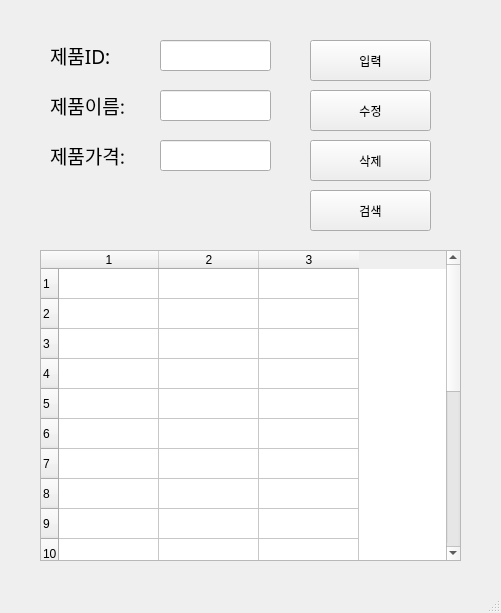
<?xml version="1.0" encoding="UTF-8"?>
<ui version="4.0">
 <class>MainWindow</class>
 <widget class="QMainWindow" name="MainWindow">
  <property name="geometry">
   <rect>
    <x>0</x>
    <y>0</y>
    <width>501</width>
    <height>613</height>
   </rect>
  </property>
  <property name="windowTitle">
   <string>MainWindow</string>
  </property>
  <widget class="QWidget" name="centralwidget">
   <widget class="QLabel" name="label">
    <property name="geometry">
     <rect>
      <x>50</x>
      <y>40</y>
      <width>91</width>
      <height>31</height>
     </rect>
    </property>
    <property name="font">
     <font>
      <family>맑은 고딕</family>
      <pointsize>14</pointsize>
     </font>
    </property>
    <property name="text">
     <string>제품ID:</string>
    </property>
   </widget>
   <widget class="QLabel" name="label_2">
    <property name="geometry">
     <rect>
      <x>50</x>
      <y>90</y>
      <width>101</width>
      <height>31</height>
     </rect>
    </property>
    <property name="font">
     <font>
      <family>맑은 고딕</family>
      <pointsize>14</pointsize>
     </font>
    </property>
    <property name="text">
     <string>제품이름:</string>
    </property>
   </widget>
   <widget class="QLabel" name="label_3">
    <property name="geometry">
     <rect>
      <x>50</x>
      <y>140</y>
      <width>101</width>
      <height>31</height>
     </rect>
    </property>
    <property name="font">
     <font>
      <family>맑은 고딕</family>
      <pointsize>14</pointsize>
     </font>
    </property>
    <property name="text">
     <string>제품가격:</string>
    </property>
   </widget>
   <widget class="QLineEdit" name="prodID">
    <property name="enabled">
     <bool>true</bool>
    </property>
    <property name="geometry">
     <rect>
      <x>160</x>
      <y>40</y>
      <width>111</width>
      <height>31</height>
     </rect>
    </property>
   </widget>
   <widget class="QLineEdit" name="prodName">
    <property name="geometry">
     <rect>
      <x>160</x>
      <y>90</y>
      <width>111</width>
      <height>31</height>
     </rect>
    </property>
   </widget>
   <widget class="QLineEdit" name="prodPrice">
    <property name="geometry">
     <rect>
      <x>160</x>
      <y>140</y>
      <width>111</width>
      <height>31</height>
     </rect>
    </property>
   </widget>
   <widget class="QPushButton" name="pushButton">
    <property name="geometry">
     <rect>
      <x>310</x>
      <y>40</y>
      <width>121</width>
      <height>41</height>
     </rect>
    </property>
    <property name="text">
     <string>입력</string>
    </property>
   </widget>
   <widget class="QPushButton" name="pushButton_2">
    <property name="geometry">
     <rect>
      <x>310</x>
      <y>90</y>
      <width>121</width>
      <height>41</height>
     </rect>
    </property>
    <property name="text">
     <string>수정</string>
    </property>
   </widget>
   <widget class="QPushButton" name="pushButton_3">
    <property name="geometry">
     <rect>
      <x>310</x>
      <y>140</y>
      <width>121</width>
      <height>41</height>
     </rect>
    </property>
    <property name="text">
     <string>삭제</string>
    </property>
   </widget>
   <widget class="QPushButton" name="pushButton_4">
    <property name="geometry">
     <rect>
      <x>310</x>
      <y>190</y>
      <width>121</width>
      <height>41</height>
     </rect>
    </property>
    <property name="text">
     <string>검색</string>
    </property>
   </widget>
   <widget class="QTableWidget" name="tableWidget">
    <property name="geometry">
     <rect>
      <x>40</x>
      <y>250</y>
      <width>421</width>
      <height>311</height>
     </rect>
    </property>
    <property name="rowCount">
     <number>20</number>
    </property>
    <property name="columnCount">
     <number>3</number>
    </property>
    <row/>
    <row/>
    <row/>
    <row/>
    <row/>
    <row/>
    <row/>
    <row/>
    <row/>
    <row/>
    <row/>
    <row/>
    <row/>
    <row/>
    <row/>
    <row/>
    <row/>
    <row/>
    <row/>
    <row/>
    <column/>
    <column/>
    <column/>
   </widget>
  </widget>
  <widget class="QMenuBar" name="menubar">
   <property name="geometry">
    <rect>
     <x>0</x>
     <y>0</y>
     <width>501</width>
     <height>26</height>
    </rect>
   </property>
  </widget>
  <widget class="QStatusBar" name="statusbar"/>
 </widget>
 <resources/>
 <connections>
  <connection>
   <sender>pushButton</sender>
   <signal>clicked()</signal>
   <receiver>MainWindow</receiver>
   <slot>addProduct()</slot>
   <hints>
    <hint type="sourcelabel">
     <x>372</x>
     <y>89</y>
    </hint>
    <hint type="destinationlabel">
     <x>457</x>
     <y>134</y>
    </hint>
   </hints>
  </connection>
  <connection>
   <sender>pushButton_2</sender>
   <signal>clicked()</signal>
   <receiver>MainWindow</receiver>
   <slot>updateProduct()</slot>
   <hints>
    <hint type="sourcelabel">
     <x>379</x>
     <y>144</y>
    </hint>
    <hint type="destinationlabel">
     <x>491</x>
     <y>185</y>
    </hint>
   </hints>
  </connection>
  <connection>
   <sender>pushButton_4</sender>
   <signal>clicked()</signal>
   <receiver>MainWindow</receiver>
   <slot>getProduct()</slot>
   <hints>
    <hint type="sourcelabel">
     <x>375</x>
     <y>246</y>
    </hint>
    <hint type="destinationlabel">
     <x>483</x>
     <y>274</y>
    </hint>
   </hints>
  </connection>
  <connection>
   <sender>pushButton_3</sender>
   <signal>clicked()</signal>
   <receiver>MainWindow</receiver>
   <slot>removeProduct()</slot>
   <hints>
    <hint type="sourcelabel">
     <x>413</x>
     <y>192</y>
    </hint>
    <hint type="destinationlabel">
     <x>480</x>
     <y>229</y>
    </hint>
   </hints>
  </connection>
 </connections>
 <slots>
  <slot>addProduct()</slot>
  <slot>removeProduct()</slot>
  <slot>updateProduct()</slot>
  <slot>getProduct()</slot>
 </slots>
</ui>
